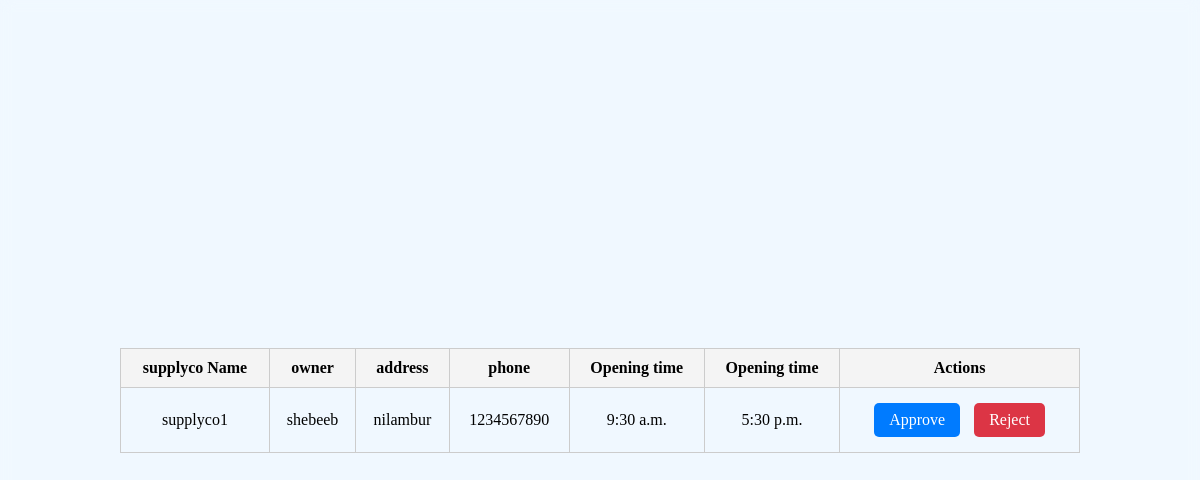
/addandmanagesupplyco, run on the app's committed database.
### administrator/models.py (models this page shows)
class supplycoprofile(models.Model):
    supplycoid=models.CharField(max_length=100,null=True,blank=True)
    owner=models.CharField(max_length=100,null=True,blank=True)
    address=models.CharField(max_length=100,null=True,blank=True)
    phone=models.BigIntegerField(null=True,blank=True)
    openningtime=models.TimeField(null=True,blank=True)
    closingtime=models.TimeField(null=True,blank=True)
    LOGINID=models.ForeignKey(LoginTable,on_delete=models.CASCADE,null=True,blank=True)

### administrator/views.py (the view)
# urls.py: path('addandmanagesupplyco',addandmanagesupplyco.as_view(),name='addandmanagesupplyco'),
class addandmanagesupplyco(View):
    def get(self,request):
        c=supplycoprofile.objects.all()
        return render(request,'administrator/addandmanagesupplyco/addandmanagesupplyco.html',{'a':c})

### templates/administrator/addandmanagesupplyco/addandmanagesupplyco.html (shortened to what this page needs)
{% load static %}
<!DOCTYPE html>
<html lang="en">
<head>
    <link rel="stylesheet" href="{% static 'css/verifyshop.css' %}">
</head>
<body>
    <table>
        <tr>
            <th>supplyco Name</th>
            <th>owner</th>
            <th>address</th>
            <th>phone</th>
            <th>Opening time</th>
            <th>Opening time</th>
            <th>Actions</th>
        </tr>
        {% for i in a %}
        <tr>
            <td>{{i.supplycoid}}</td>
            <td>{{i.owner}}</td>
            <td>{{i.address}}</td>
            <td>{{i.phone}}</td>
            <td>{{i.openningtime}}</td>
            <td>{{i.closingtime}}</td>
            <td>
                <a href="approve_supplyco/{{i.LOGINID.id}}" class="approve">Approve</a>
                <a href="reject_supplyco/{{i.LOGINID.id}}" class="reject">Reject</a>
            </td>
        </tr>
        {% endfor %}
    </table>
</body>
</html>

### static/css/verifyshop.css (style rules this page uses)
* { padding: 0%; box-sizing: border-box; margin: 0%; }
body { display: flex; justify-content: center; height: 100vh; font-size: medium; align-items: center; background-color: aliceblue; background-repeat:no-repeat; background-size:cover; backdrop-filter: blur(7px); overflow: hidden; }

### templates/administrator/addandmanagesupplyco/addandmanagesupplyco.html (style rules this page uses)
table { width: 80%; margin: 20px auto; border-collapse: collapse; }
th, td { padding: 10px; text-align: center; border: 1px solid #ccc; }
th { background-color: #f4f4f4; }
a { display: inline-block; padding: 8px 15px; margin: 5px; text-decoration: none; color: white; background-color: #007BFF; border-radius: 5px; }
.reject { background-color: #dc3545; }

### data on the page
supplycoprofile: supplycoid "supplyco1", owner "shebeeb", address "nilambur", phone "1234567890", openningtime "9:30 a.m.", closingtime "5:30 p.m."
